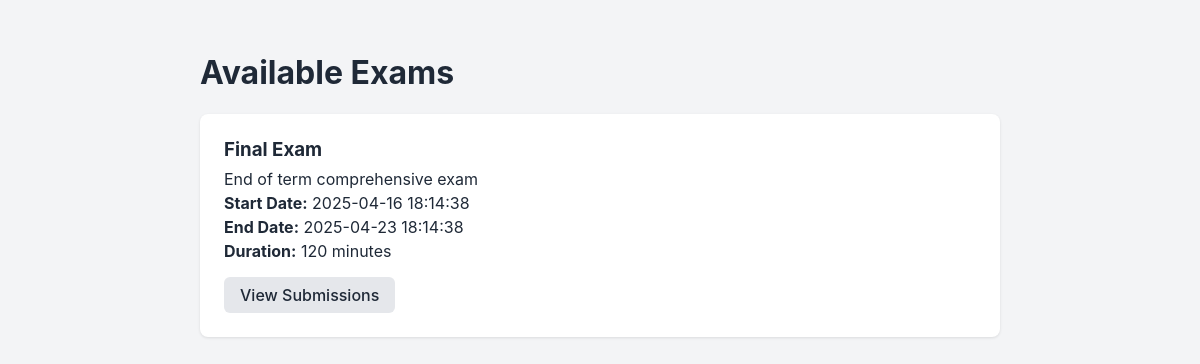
The app's page /exams.php (signed in) with its own data.
### tables this page shows
CREATE TABLE IF NOT EXISTS exams (
    id INT AUTO_INCREMENT PRIMARY KEY,
    title VARCHAR(255) NOT NULL,
    description TEXT,
    start_date DATETIME NOT NULL,
    end_date DATETIME NOT NULL,
    duration INT NOT NULL COMMENT 'Duration in minutes',
    teacher_id INT,
    filiere_id INT,
    group_id INT,
    status ENUM('draft', 'published', 'in_progress', 'completed', 'archived') NOT NULL DEFAULT 'draft',
    is_filiere_wide BOOLEAN DEFAULT FALSE COMMENT 'If true, applies to all groups in filiere',
    created_at TIMESTAMP DEFAULT CURRENT_TIMESTAMP,
    updated_at TIMESTAMP DEFAULT CURRENT_TIMESTAMP ON UPDATE CURRENT_TIMESTAMP,
    FOREIGN KEY (teacher_id) REFERENCES users(user_id) ON DELETE SET NULL,
    FOREIGN KEY (filiere_id) REFERENCES filieres(id) ON DELETE SET NULL,
    FOREIGN KEY (group_id) REFERENCES student_groups(id) ON DELETE SET NULL
);

### exams.php (the view, shortened to what this page needs)
<?php
require_once 'config.php';
$user_type = $_SESSION['user_type'];
$user_id = $_SESSION['user_id'];
try {
    if ($user_type === 'student') {
        $stmt = $pdo->prepare("
            SELECT id, title, description, start_date, end_date, duration
            FROM exams
            WHERE NOW() BETWEEN start_date AND end_date
            ORDER BY start_date ASC
        ");
        $stmt->execute();
        $exams = $stmt->fetchAll(PDO::FETCH_ASSOC);
    } elseif ($user_type === 'teacher') {
        $stmt = $pdo->prepare("
            SELECT id, title, description, start_date, end_date, duration
            FROM exams
            WHERE teacher_id = ?
            ORDER BY start_date ASC
        ");
        $stmt->execute([$user_id]);
        $exams = $stmt->fetchAll(PDO::FETCH_ASSOC);
    } else {
        throw new Exception("Invalid user type.");
    }
} catch (Exception $e) {
    error_log("Error in exams.php: " . $e->getMessage());
    die("An error occurred. Please try again later.");
}
?>
<!DOCTYPE html>
<html lang="en">
<head>
    <link href="https://cdnjs.cloudflare.com/ajax/libs/font-awesome/6.0.0/css/all.min.css" rel="stylesheet">
</head>
<body>
    <div class="container">
        <h1>Available Exams</h1>
        <?php if (!empty($exams)): ?>
            <?php foreach ($exams as $exam): ?>
                <div class="exam-card">
                    <h3><?= htmlspecialchars($exam['title']) ?></h3>
                    <p><?= htmlspecialchars($exam['description']) ?></p>
                    <p><strong>Start Date:</strong> <?= htmlspecialchars($exam['start_date']) ?></p>
                    <p><strong>End Date:</strong> <?= htmlspecialchars($exam['end_date']) ?></p>
                    <p><strong>Duration:</strong> <?= htmlspecialchars($exam['duration']) ?> minutes</p>
                    <div class="actions">
                        <?php if ($user_type === 'student'): ?>
                            <a href="take_exam.php?id=<?= $exam['id'] ?>" class="btn btn-primary">Take Exam</a>
                        <?php elseif ($user_type === 'teacher'): ?>
                            <a href="correction.php?exam_id=<?= $exam['id'] ?>" class="btn btn-secondary">View Submissions</a>
                        <?php endif; ?>
                    </div>
                </div>
            <?php endforeach; ?>
        <?php else: ?>
            <p>No exams available at the moment.</p>
        <?php endif; ?>
    </div>
</body>
</html>

### exams.php (style rules this page uses)
body { font-family: 'Inter', system-ui, sans-serif; background: #f3f4f6; color: #1f2937; margin: 0; padding: 2rem; }
.container { max-width: 800px; margin: 0 auto; }
.exam-card { background: #ffffff; padding: 1.5rem; border-radius: 0.5rem; margin-bottom: 1rem; box-shadow: 0 1px 3px rgba(0, 0, 0, 0.1); }
.exam-card h3 { margin: 0 0 0.5rem; }
.exam-card p { margin: 0.25rem 0; }
.exam-card .actions { margin-top: 1rem; }
.btn { display: inline-block; padding: 0.5rem 1rem; border-radius: 0.375rem; text-decoration: none; font-weight: 500; transition: background-color 0.2s ease; }
.btn-secondary { background: #e5e7eb; color: #1f2937; }

### records on screen
exams: title "Final Exam", description "End of term comprehensive exam", start_date "2025-04-16 18:14:38", end_date "2025-04-23 18:14:38", duration "120"
